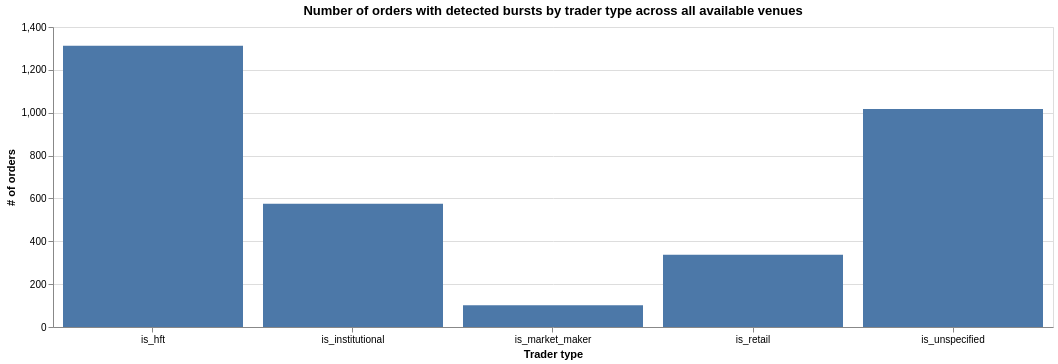

Notebook source saved alongside this figure:
### Markdown cell above
# 3.5.

### Code cell
logger.info(f"joining bursty order ids with taxonomy dataframe")
lob_eu_taxonomy_with_bursts = (
    lob_eu_taxonomy
        .join(
            all_burst_orders_eu
            , on = "original_order_id"
            , how = "inner"
        )
)
logger.info(f"bursty order ids joined with taxonomy dataframe")

logger.info(f"unpivoting joined dataframe to feature trader type booleans only")
lob_eu_taxonomy_with_bursts = (
    lob_eu_taxonomy_with_bursts
        .unpivot(
            on = [
                "is_hft"
                , "is_market_maker"
                , "is_institutional"
                , "is_retail"
                , "is_unspecified"
            ]
            , index = "original_order_id"
        )
        .filter(
            pl.col("value") == True
        )
)
logger.info(f"joined dataframe unpivoted")

logger.info(f"plotting summmary of joined dataframe")
alt.Chart(lob_eu_taxonomy_with_bursts.collect()).mark_bar().encode(
    x = alt.X("variable:N", title = "Trader type", axis = alt.Axis(labelAngle = 0))
    , y = alt.Y("count():Q", title = "# of orders")
).properties(
    width = 1000
    , height = 300
    , title = "Number of orders with detected bursts by trader type across all available venues"
).show()
logger.info(f"summary of joined dataframe plotted")

### Figure 1 — Vega specification as saved in the notebook (floating-point values rounded to 4 significant figures)
{"$schema": "https://vega.github.io/schema/vega/v6.json", "data": [{"name": "source_0", "values": [{"__count": 1313, "variable": "is_hft"}, {"__count": 102, "variable": "is_market_maker"}, {"__count": 575, "variable": "is_institutional"}, {"__count": 337, "variable": "is_retail"}, {"__count": 1017, "variable": "is_unspecified"}]}, {"name": "source_0_x_domain_variable", "values": [{"variable": "is_hft"}, {"variable": "is_market_maker"}, {"variable": "is_institutional"}, {"variable": "is_retail"}, {"variable": "is_unspecified"}]}, {"name": "source_0_y_domain___count", "values": [{"min": 102, "max": 1313}]}], "marks": [{"type": "rect", "name": "marks", "from": {"data": "source_0"}, "encode": {"update": {"y": {"field": "__count", "scale": "y"}, "y2": {"value": 0, "scale": "y"}, "fill": {"value": "#4c78a8"}, "x": {"field": "variable", "scale": "x"}, "width": {"signal": "max(0.25, bandwidth('x'))"}}}, "style": ["bar"]}], "scales": [{"name": "x", "type": "band", "domain": {"data": "source_0_x_domain_variable", "field": "variable", "sort": true}, "range": [0, {"signal": "width"}], "paddingInner": 0.1, "paddingOuter": 0.05}, {"name": "y", "type": "linear", "domain": [{"signal": "(data(\"source_0_y_domain___count\")[0] || {}).min"}, {"signal": "(data(\"source_0_y_domain___count\")[0] || {}).max"}], "range": [{"signal": "height"}, 0], "zero": true, "nice": true}], "axes": [{"scale": "y", "maxExtent": 0, "aria": false, "labels": false, "minExtent": 0, "ticks": false, "orient": "left", "zindex": 0, "grid": true, "domain": false, "gridScale": "x", "tickCount": {"signal": "ceil(height/40)"}}, {"scale": "x", "grid": false, "orient": "bottom", "title": "Trader type", "labelAngle": 0, "labelBaseline": "top", "zindex": 0}, {"scale": "y", "labelOverlap": true, "title": "# of orders", "grid": false, "tickCount": {"signal": "ceil(height/40)"}, "zindex": 0, "orient": "left"}], "title": {"text": "Number of orders with detected bursts by trader type across all available venues", "frame": "group"}, "padding": 5, "style": "cell", "width": 1000, "height": 300, "background": "white"}
